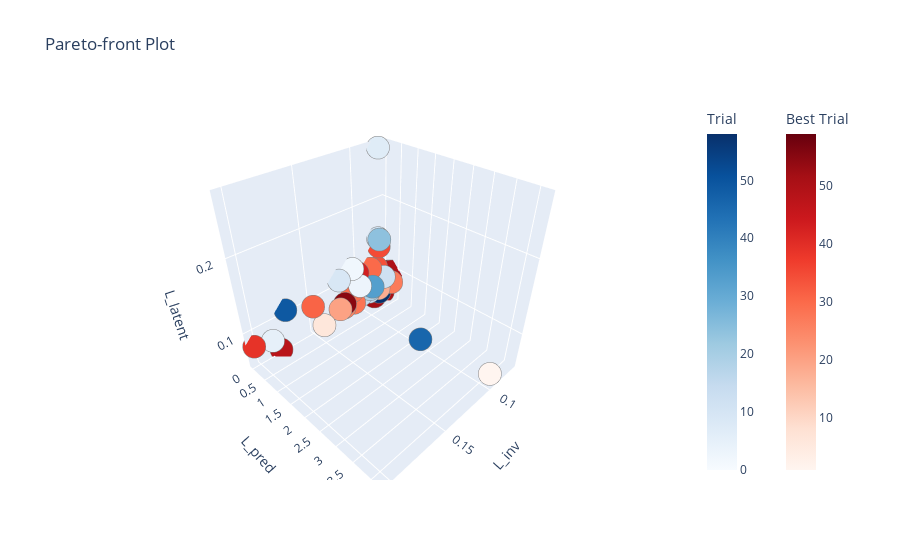

Notebook cell for this chart:
### Code cell
# 3D Pareto front: L_inv, L_pred, L_latent
fig3d = optuna.visualization.plot_pareto_front(
    study,
    targets=lambda t: (t.values[0], t.values[1], t.values[2]),
    target_names=["L_inv", "L_pred", "L_latent"]
)
show(fig3d)
